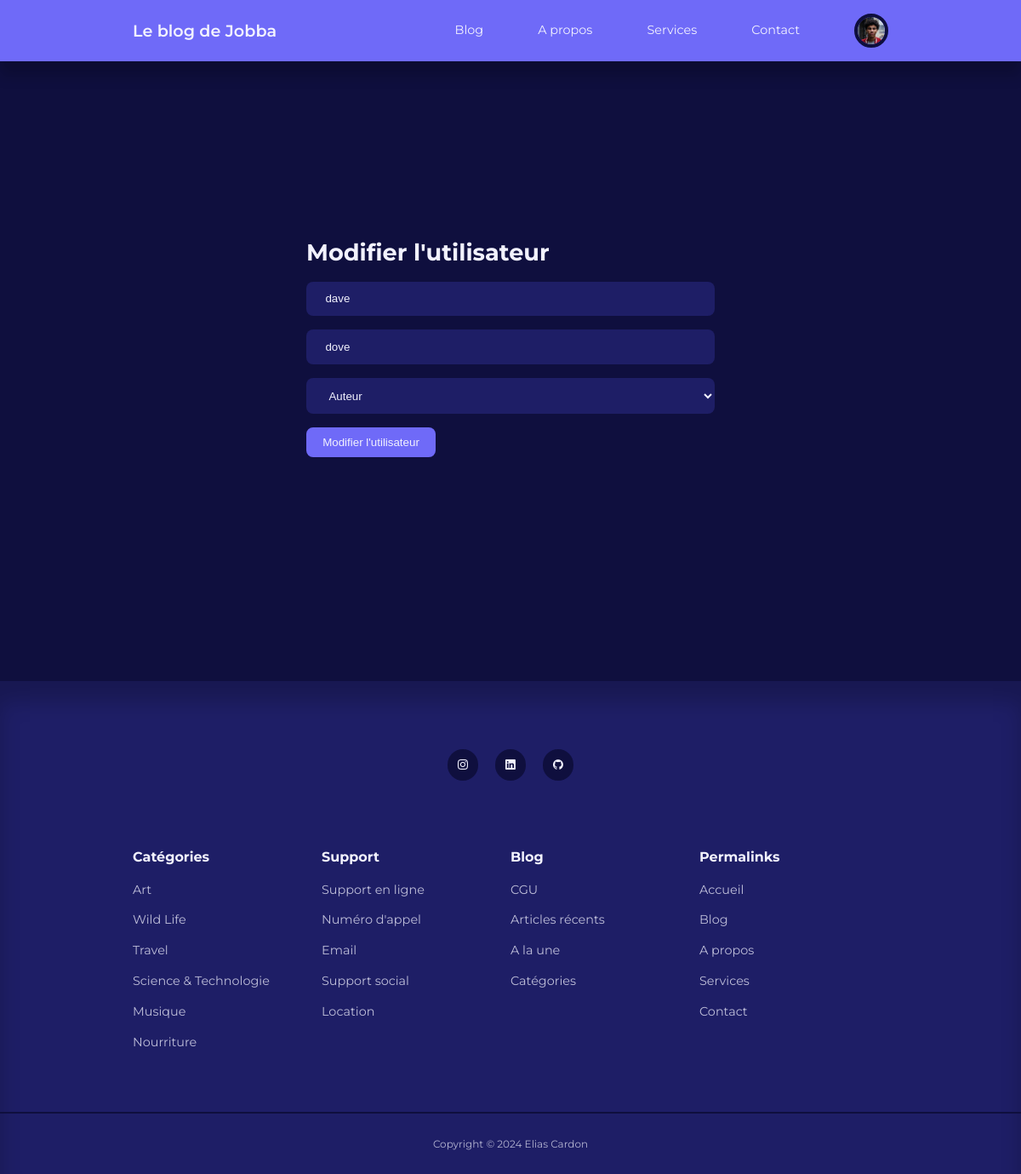
Page /backend/admin/edit-user.php?id=20 (signed in) on the committed database.
### tables this page shows
CREATE TABLE IF NOT EXISTS `users` (
  `id` int UNSIGNED NOT NULL AUTO_INCREMENT,
  `firstname` varchar(50) NOT NULL,
  `lastname` varchar(50) NOT NULL,
  `username` varchar(50) NOT NULL,
  `email` varchar(100) NOT NULL,
  `password` varchar(255) NOT NULL,
  `avatar` varchar(255) NOT NULL,
  `is_admin` tinyint(1) NOT NULL,
  PRIMARY KEY (`id`)
);

### backend/admin/partials/header.php (called while the page is built, shortened)
<?php
require __DIR__ . '/../../partials/header.php';

### backend/admin/edit-user.php (the view, shortened to what this page needs)
<?php
require './partials/header.php';
if (isset($_GET['id'])) {
    $id = filter_var($_GET['id'], FILTER_SANITIZE_NUMBER_INT);
    $query = "SELECT * FROM users WHERE id = $id";
    $result = mysqli_query($connection, $query);
    $user = mysqli_fetch_assoc($result);
} else{
    header('Location:' . ROOT_URL . 'backend/admin/manage-user.php');
    die();
}
?>
<body>
<section class="form__section">
    <div class="container form__section-container">
        <h2>Modifier l'utilisateur</h2>
        <form action="<?= ROOT_URL ?>/backend/admin/edit-user-logic.php" method="POST">
            <input type="text" value="<?= $user['firstname'] ?>" name="firstname" placeholder="Prénom">
            <input type="text" value="<?= $user['lastname'] ?>" name="lastname" placeholder="Nom de famille">
            <select name="userrole">
                <option value="0">Auteur</option>
            </select>
            <button type="submit" name="submit" class="btn">Modifier l'utilisateur</button>
        </form>
    </div>
</section>
<?php
require '../partials/footer.php';
?>
</body>
</html>

### backend/partials/header.php (shortened to what this page needs)
<?php
require __DIR__ . '/../config/database.php';
if (isset($_SESSION['user-id'])){
    $id = filter_var($_SESSION['user-id'], FILTER_SANITIZE_NUMBER_INT);
    $query = "SELECT avatar FROM users WHERE id = $id";
    $result = mysqli_query($connection, $query);
    $avatar = mysqli_fetch_assoc($result);
}
?>
<!doctype html>
<html lang="fr">
<head>
    <link rel="stylesheet" href="<?= ROOT_URL?>frontend/assets/style.css">
    <link rel="stylesheet" href="https://unicons.iconscout.com/release/v4.0.0/css/line.css">
</head>
<body>
<nav>
    <div class="container nav__container">
        <a href="<?= ROOT_URL?>" class="nav__logo">Le blog de Jobba</a>
        <ul class="nav__items">
            <li><a href="<?= ROOT_URL?>blog.php">Blog</a></li>
            <li><a href="<?= ROOT_URL?>about.php">A propos</a></li>
            <li><a href="<?= ROOT_URL?>services.php">Services</a></li>
            <li><a href="<?= ROOT_URL?>contact.php">Contact</a></li>
            <?php if (isset($_SESSION['user-id'])) : ?>
                <li class="nav__profile">
                    <div class="avatar">
                        <img src="<?= ROOT_URL . 'frontend/assets/images/' . $avatar['avatar'] ?>" alt="Un avatar">
                    </div>
                </li>
            <?php else : ?>
                <li><a href="<?= ROOT_URL?>signin.php">Se connecter</a></li>
            <?php endif ?>
        </ul>
    </div>
</nav>

### frontend/assets/style.css (style rules this page uses)
:root { --color-primary: #6f6af8; --color-primary-light: hsl(242, 91%, 69%, 18%); --color-primary-variant: #5854c7; --color-red: #da0f3f; --color-red-light: hsl(346, 87%, 46%, 15%); --color-green: #00c476; --color-green-light: hsl(156, 100%, 38%, 15%); --color-gray-900: #1e1e66; --color-gray-700: #2d2b7c; --color-gray-300: rgba(242, 242, 254, 0.3); --color-gray-200: rgba(242, 242, 254, 0.7); --color-white: #f2f2fe; --color-bg: #0f0f3e; --transition: all 300ms ease; --container-width-lg: 74%; --container-width-md: 88%; --form-width: 40%; --card-border-radius-1: 0.3rem; --card-border-radius-2: 0.5rem; --card-border-radius-3: 0.8rem; --card-border-radius-4: 2rem; --card-border-radius-5: 5rem; }
* { margin: 0; padding: 0; outline: 0; border: 0; appearance: 0; list-style: none; text-decoration: none; box-sizing: border-box; }
body { font-family: 'Montserrat', sans-serif; line-height: 1.6; color: var(--color-gray-200); overflow-x: hidden; background: var(--color-bg); font-size: 0.9rem; }
.container { width: var(--container-width-lg); max-width: 1800px; margin-inline: auto; }
h1, h2, h3, h4, h5 { color: var(--color-white); line-height: 1.3; }
h2 { font-size: 1.7rem; margin: 1rem 0; }
a { color: var(--color-white); transition: var(--transition); }
img { display: block; width: 100%; object-fit: cover; }
nav { background: var(--color-primary); width: 100vw; height: 4.5rem; position: fixed; top: 0; z-index: 10; box-shadow: 0 1rem 1rem rgba(0, 0, 0, 0.2); }
.nav__container { height: 100%; display: flex; align-items: center; justify-content: space-between; }
.avatar { width: 2.5rem; height: 2.5rem; border-radius: 50%; overflow: hidden; border: 0.3rem solid var(--color-bg) }
.nav__logo { font-weight: 600; font-size: 1.2rem; }
.nav__items { display: flex; align-items: center; gap: 4rem; }
.nav__profile { position: relative; cursor: pointer; }
.btn { display: inline-block; width: fit-content; padding: 0.6rem 1.2rem; background-color: var(--color-primary); border-radius: var(--card-border-radius-2); cursor: pointer; transition: var(--transition); color: var(--color-white); }
.form__section { display: grid; place-items: center; height: 100vh; }
.form__section-container { width: var(--form-width); }
form { display: flex; flex-direction: column; gap: 1rem; }
input, textarea, select { padding: 0.8rem 1.4rem; background-color: var(--color-gray-900); border-radius: var(--card-border-radius-2); resize: none; color: var(--color-white) }

### rows in the picture
users: avatar (picture)
users: firstname "dave", lastname "dove"
